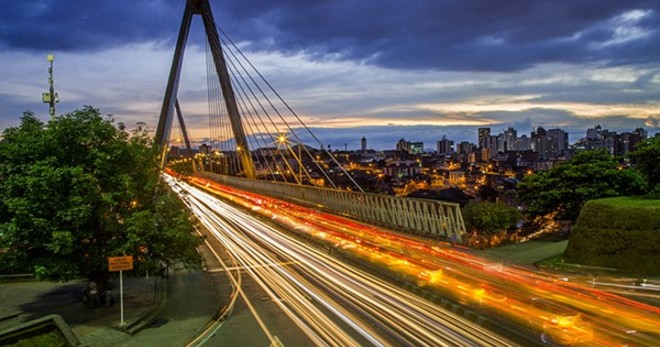
#> input picture pereira.jpg, 660 x 347 px
$ python Clase_18mar.py
#> lines starting #> are read from the running program, lines starting #| are printed output that depends on the picture
### Mi_libreria.py
import numpy as np
import math
import matplotlib.pyplot as plt

def MiFactorial (n):
    if n==0 or n==1:
        f=1
    elif n>1:
        f=n*MiFactorial(n-1)
    else:
        return "NAN"
    return f


def MiSeno (x):
    Suma=0
    n=0
    AporteMinimo=0.000001
    while(True):
        Termino=(pow(-1,n))/(MiFactorial(2*n+1))*pow(x,(2*n+1))
        # print("Termino ",n+1,"=",Termino)
        Suma=Suma+Termino
        n=n+1
        if(math.fabs(Termino)<AporteMinimo):
            break
    return(Suma)


def GraficaSeno (PuntoIni,PuntoFinal,CantPuntos):
#> called with PuntoIni = 0, PuntoFinal = 6.28, CantPuntos = 100
    x = np.linspace(PuntoIni,PuntoFinal,CantPuntos)
    i=0
    while i<CantPuntos:
        y=MiSeno(x[i])
        plt.plot(x[i],y,"-")
        i=i+1
    plt.title("Grafica funcion seno")
    plt.xlabel("Eje x")
    plt.ylabel("Eje y")
    plt.grid(True)
    plt.show()
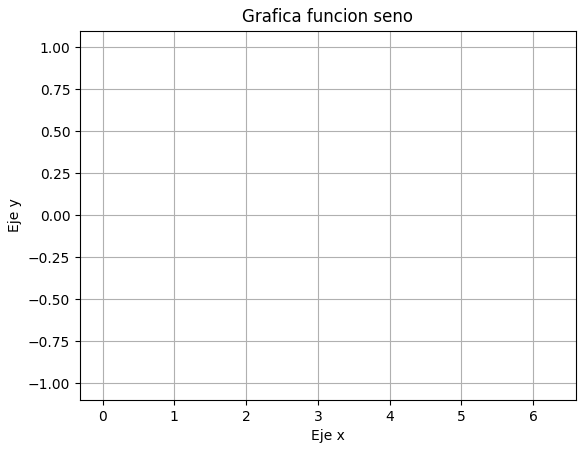
#> figure drawn by matplotlib, 1 panel


# Llamado
GraficaSeno(0,2*math.pi,100)

### Clase_18mar.py
from Mi_libreria import *
from skimage import io

ImagenRGB = io.imread("pereira.jpg")/255

print("Tamaño de la imagen",ImagenRGB.shape)
#| Tamaño de la imagen (347, 660, 3)

plt.figure("Figura RGB")

ImagenOriginal = np.copy(ImagenRGB)
plt.subplot(2,2,1)
plt.title("Original")
plt.imshow(ImagenOriginal)

ImagenRed = np.copy(ImagenRGB)
ImagenRed[:,:,1]=0
ImagenRed[:,:,2]=0
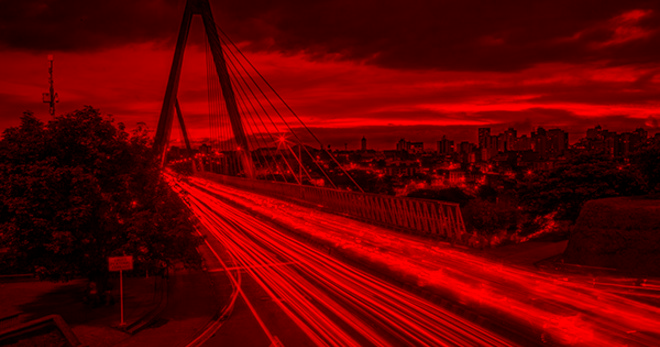
#> ImagenRed: shape (347, 660, 3) float64; mean R, G, B 0.385, 0, 0
plt.subplot(2,2,2)
plt.title("Capa Roja")
plt.imshow(ImagenRed)

ImagenGreen = np.copy(ImagenRGB)
ImagenGreen[:,:,0]=0
ImagenGreen[:,:,2]=0
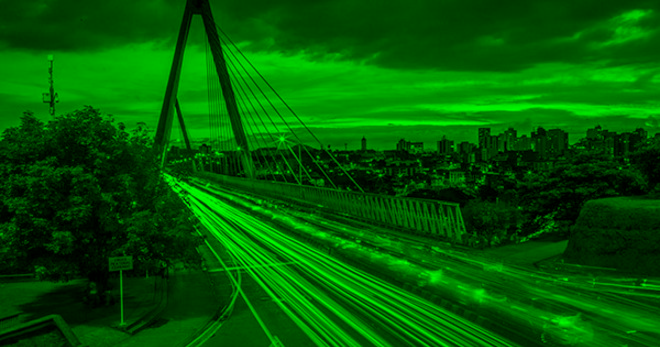
#> ImagenGreen: shape (347, 660, 3) float64; mean R, G, B 0, 0.353, 0
plt.subplot(2,2,3)
plt.title("Capa Verde")
plt.imshow(ImagenGreen)

ImagenBlue = np.copy(ImagenRGB)
ImagenBlue[:,:,0]=0
ImagenBlue[:,:,1]=0
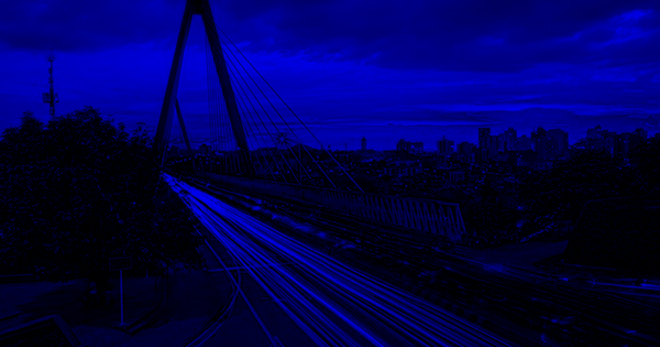
#> ImagenBlue: shape (347, 660, 3) float64; mean R, G, B 0, 0, 0.316
plt.subplot(2,2,4)
plt.title("Capa Azul")
plt.imshow(ImagenBlue)

plt.figure("Figura CMYK")
ImagenCyan = np.copy(ImagenRGB)
ImagenCyan[:,:,1]=1
ImagenCyan[:,:,2]=1
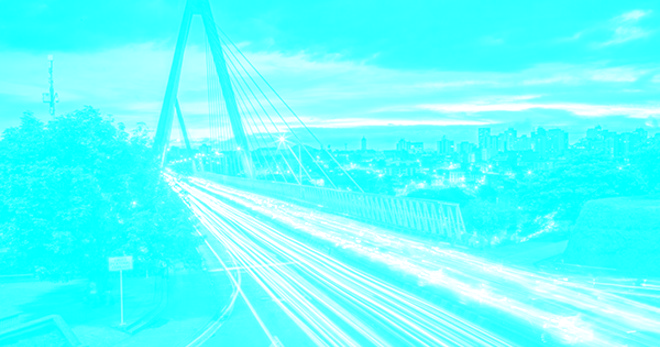
#> ImagenCyan: shape (347, 660, 3) float64; mean R, G, B 0.385, 1, 1
plt.subplot(2,2,1)
plt.title("Capa Cyan")
plt.imshow(ImagenCyan)

ImagenMagenta = np.copy(ImagenRGB)
ImagenMagenta[:,:,0]=1
ImagenMagenta[:,:,2]=1
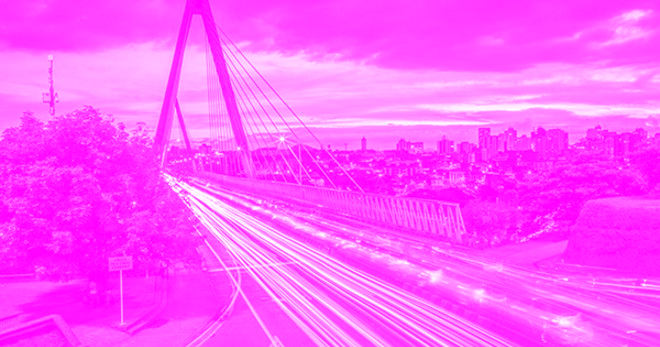
#> ImagenMagenta: shape (347, 660, 3) float64; mean R, G, B 1, 0.353, 1
plt.subplot(2,2,2)
plt.title("Capa Magenta")
plt.imshow(ImagenMagenta)

ImagenYellow= np.copy(ImagenRGB)
ImagenYellow[:,:,2]=0
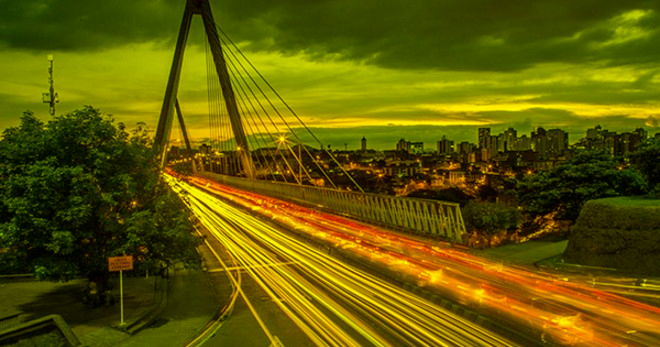
#> ImagenYellow: shape (347, 660, 3) float64; mean R, G, B 0.385, 0.353, 0
plt.subplot(2,2,3)
plt.title("Capa Amarilla")
plt.imshow(ImagenYellow)


plt.show()

$ run again, with tarde.jpg copied over pereira.jpg
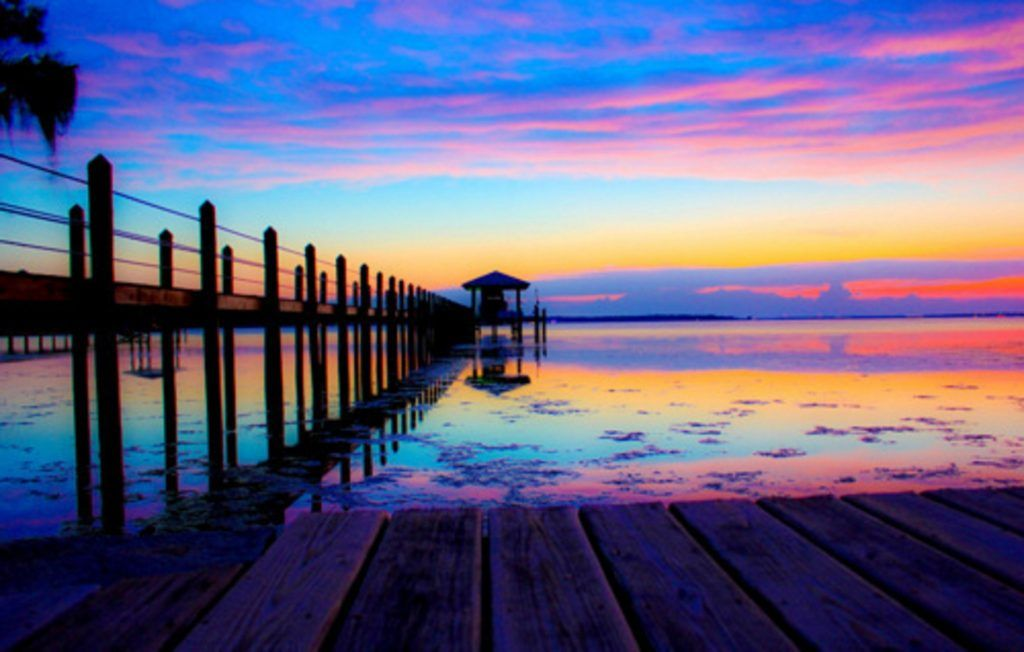
#> input picture tarde.jpg, 1024 x 652 px
#| Tamaño de la imagen (652, 1024, 3)
#> `ImagenMagenta[:,:,2]=1`:
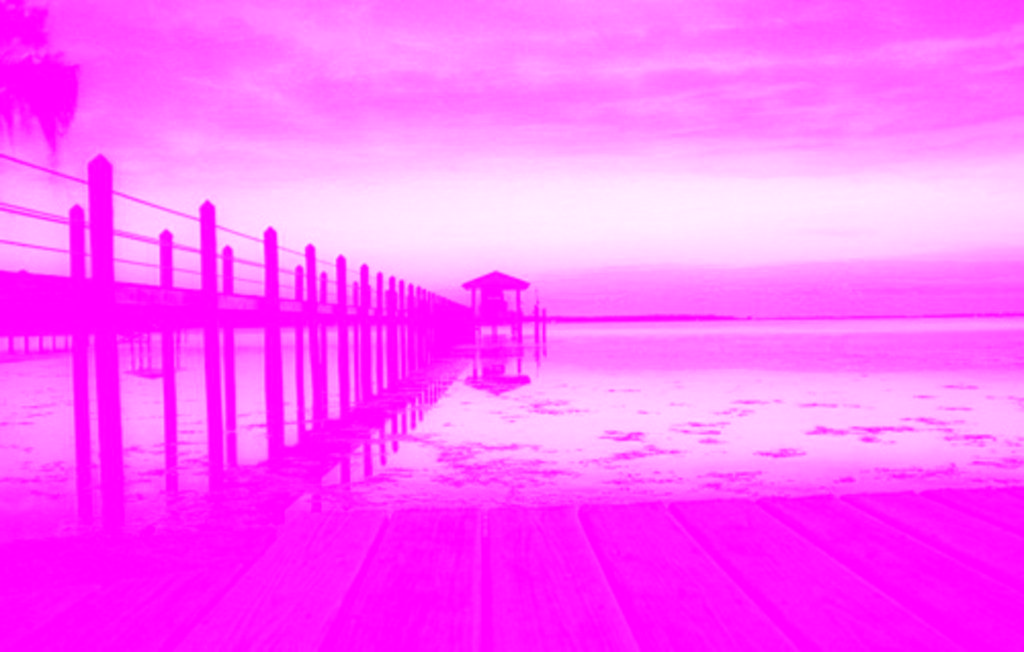
#> ImagenMagenta: shape (652, 1024, 3) float64; mean R, G, B 1, 0.385, 1
#> `ImagenYellow[:,:,2]=0`:
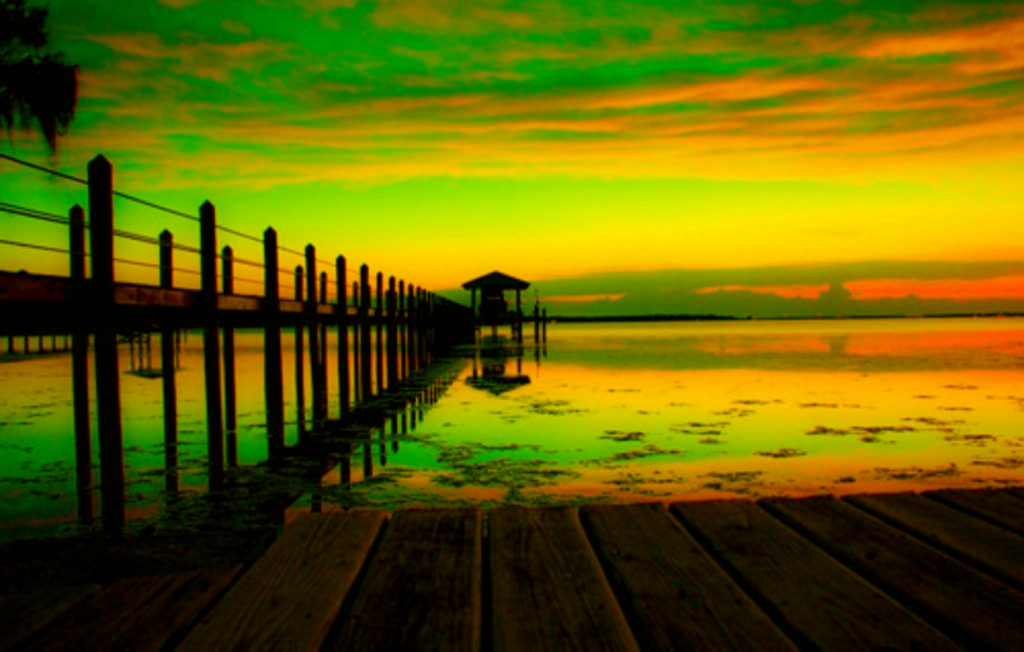
#> ImagenYellow: shape (652, 1024, 3) float64; mean R, G, B 0.397, 0.385, 0
